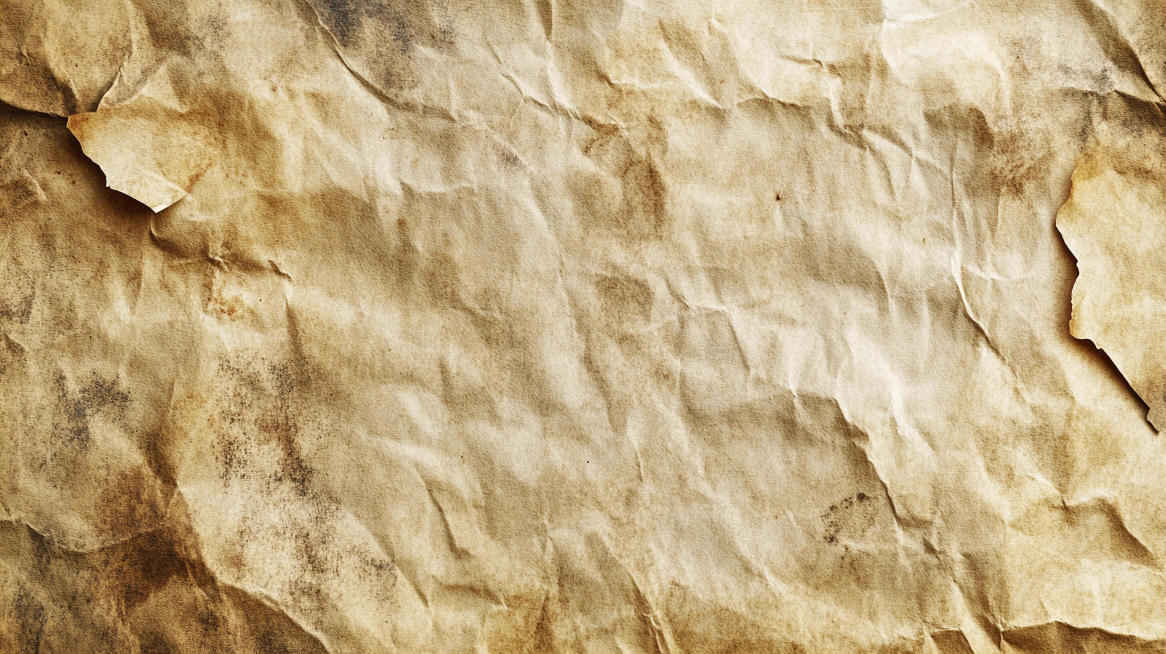
#> input picture tools/ref/parchment_vecteezy.jpg, 3497 x 1960 px (shown at 1/3 size)
$ python make_menu_book_v22.py
#> lines starting #> are read from the running program, lines starting #| are printed output that depends on the picture
#> in make_book_pages, photo is the input picture: PIL image 3497x1960 RGB; mean R, G, B 194.1, 170.7, 129.5
#!/usr/bin/env python3
## Generator halaman buku menu THE GIANT v22 (Opsi B, diegetic desk).
##
## v22 mengganti menu kertas-tempel (v19-v21) dengan BUKU JAGA FISIK
## yang tergeletak di atas meja pos: kamera menyorot meja, buku adalah
## menu-nya, lentera fisik di samping buku. Halaman buku harus bisa
## dibaca dengan tinta GELAP (ketikan mesin tik), jadi kertasnya dibuat
## JAUH LEBIH TERANG dari ledger v20/v21 (yang gelap karena teksnya
## putih). Zona teks dibuat tenang (blur ringan di tengah), kerut dan
## noda foto tetap di tepi.
##
## REFERENSI PER SPRITE (sama seperti v20, jangan ganti sumber):
##   menu_book_page_l/r.png — halaman kiri/kanan buku terbuka:
##     * Foto asli: parchment_vecteezy.jpg di tools/ref/ (Vecteezy
##       free photo 57329614, "distressed paper texture", 3497x1960).
##       Crop tengah foto (kerut + noda), di-grade TERANG ke tulang
##       hangat (bukan gelap seperti ledger v20): darken 0.88,
##       green 1.02. Tengah halaman di-blur (radius 6) supaya garis
##       teks tidak bertabrakan dengan kerut foto (kritik #1: tekstur
##       kusut di belakang tombol terlalu ramai). Tepi sobek alpha
##       (irregular, ~14px) meniru tepi sobek foto. Kanan = flip
##       horizontal kiri (kreasi beda, satu sumber).
##     * Grain: tile grain_mb000.png (high-pass foto kabut Sumatra,
##       sama seperti v20), bukan noise acak.
##   menu_form_page.png — lembar formulir Peralatan Pos (layar Options):
##     * Foto kertas yang SAMA, crop beda yang lebih tenang, grade
##       terang (darken 0.92). Dipakai sebagai latar ScrollContainer
##       Options dengan teks tinta gelap.
##
## STATUS: masih kelas PLACEHOLDER (aturan aset Arya): kertas foto stok
## + teks typeset, bukan art final gambar tangan.
##
## Jalankan: python3 tools/make_menu_book_v22.py
## (seed tetap = hasil tetap; referensi di tools/ref/)

import random
from pathlib import Path

from PIL import Image, ImageDraw, ImageFilter

HERE = Path(__file__).resolve().parent
REF = HERE / "ref"
OUT = HERE.parent / "assets" / "sprites"
random.seed(22)

PARCHMENT = REF / "parchment_vecteezy.jpg"
GRAIN_TILE = REF / "grain_mb000.png"


def load_grain(w: int, h: int) -> Image.Image:
    """Tile grain dari foto kabut asli (high-pass, mean ~128)."""
    tile = Image.open(GRAIN_TILE).convert("L")
    out = Image.new("L", (w, h), 128)
    for y in range(0, h, tile.height):
        for x in range(0, w, tile.width):
            out.paste(tile, (x, y))
    return out.crop((0, 0, w, h))


def apply_sampled_grain(img: Image.Image, strength: int = 6) -> None:
    """Grain dari foto asli: overlay high-pass, bukan noise acak."""
    w, h = img.size
    g = load_grain(w, h)
    base = img.convert("RGBA")
    px = base.load()
    gp = g.load()
    for y in range(h):
        for x in range(w):
            d = (gp[x, y] - 128) * strength // 128
            if d == 0:
                continue
            r, gg, b, a = px[x, y]
            px[x, y] = (
                max(0, min(255, r + d)),
                max(0, min(255, gg + d)),
                max(0, min(255, b + d)),
                a,
            )
    img.paste(base, (0, 0))


def grade_paper_light(crop: Image.Image, w: int, h: int,
                      darken: float, green: float) -> Image.Image:
    """Foto kertas asli -> halaman buku TERANG (tinta gelap bisa dibaca):
    desaturasi ringan, sedikit gelapkan, geser hangat. Sama dengan
    grade_paper v20 tapi darken jauh lebih tinggi (0.88 vs 0.52)."""
#> called with w = 1024, h = 1024, darken = 0.88, green = 1.02
    img = crop.resize((w, h), Image.LANCZOS).convert("RGB")
    g = img.convert("L")
    img = Image.blend(img, Image.merge("RGB", (g, g, g)), 0.45)
    px = img.load()
    for y in range(h):
        for x in range(w):
            r, gg, b = px[x, y]
            r = int(r * darken)
            gg = int(gg * darken * green)
            b = int(b * darken * (2.0 - green) * 0.94)
            px[x, y] = (max(0, min(255, r)), max(0, min(255, gg)),
                        max(0, min(255, b)))
    return img.convert("RGBA")


def calm_center(img: Image.Image, margin: int = 130, radius: int = 7) -> None:
    """Tenangkan zona teks di tengah halaman: blur ringan supaya kerut
    foto tidak bertabrakan dengan huruf (kritik #1). Tepi tetap kasar."""
#> called with margin = 130, radius = 7
    w, h = img.size
#> w = 1024; h = 1024
    region = img.crop((margin, margin, w - margin, h - margin))
    region = region.filter(ImageFilter.GaussianBlur(radius))
    img.paste(region, (margin, margin))
#> img: PIL image 1024x1024 RGBA


def torn_edges(img: Image.Image, depth: int = 14) -> None:
    """Tepi sobek alpha (irregular) meniru tepi sobek foto asli."""
#> called with depth = 14
    w, h = img.size
#> w = 1024; h = 1024
    a = img.getchannel("A")
#> a: PIL image 1024x1024 L; every value is 255
    px = a.load()
    for x in range(w):
        for y in range(h):
            d_edge = min(x, w - 1 - x, y, h - 1 - y)
            if d_edge >= depth:
                continue
            # Sobekan tidak rata: ambang naik-turun pakai hash posisi.
            h1 = (x * 73 + y * 131) % 11
            if d_edge < h1:
                px[x, y] = 0
            elif d_edge < depth:
                px[x, y] = int(255 * (d_edge - h1 + 1) / (depth - h1 + 1))
    img.putalpha(a)


def make_book_pages() -> None:
    photo = Image.open(PARCHMENT).convert("RGB")
    # Crop tengah foto: kerut + noda, hindari sudut paling terang.
    crop = photo.crop((300, 250, 1324, 1274))
    left = grade_paper_light(crop, 1024, 1024, darken=0.88, green=1.02)
    calm_center(left)
    torn_edges(left)
    apply_sampled_grain(left, strength=5)
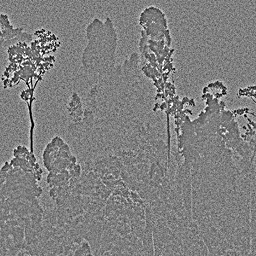
#> input picture tools/ref/grain_mb000.png, 256 x 256 px
#> in load_grain, tile is the input picture: PIL image 256x256 L; min 0, max 255, mean 127.6
#> in load_grain, `out = Image.new("L", (w, h), 128)`: out: PIL image 1024x1024 L; every value is 128
    left.save(OUT / "menu_book_page_l.png")
    print("menu_book_page_l.png", left.size)
#| menu_book_page_l.png (1024, 1024)
    right = left.transpose(Image.FLIP_LEFT_RIGHT)
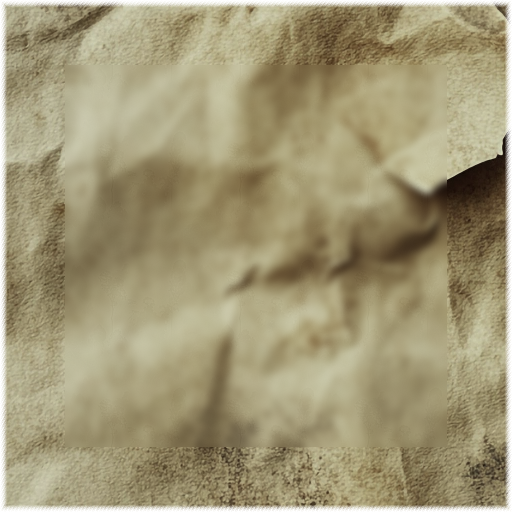
#> right: PIL image 1024x1024 RGBA (shown at 1/2 size); mean R, G, B, A 157.5, 147.5, 112.4, 245.6; transparent parts drawn white
    right.save(OUT / "menu_book_page_r.png")
    print("menu_book_page_r.png", right.size)
#| menu_book_page_r.png (1024, 1024)


def make_form_page() -> None:
    photo = Image.open(PARCHMENT).convert("RGB")
    # Crop yang lebih tenang (kanan bawah foto, kerut jarang).
    crop = photo.crop((1800, 900, 2568, 1924))
#> crop: PIL image 768x1024 RGB
    img = grade_paper_light(crop, 768, 1024, darken=0.92, green=1.0)
#> call 2 of grade_paper_light, with w = 768, h = 1024, darken = 0.92, green = 1
#> in grade_paper_light (call 2), `g = img.convert("L")`:
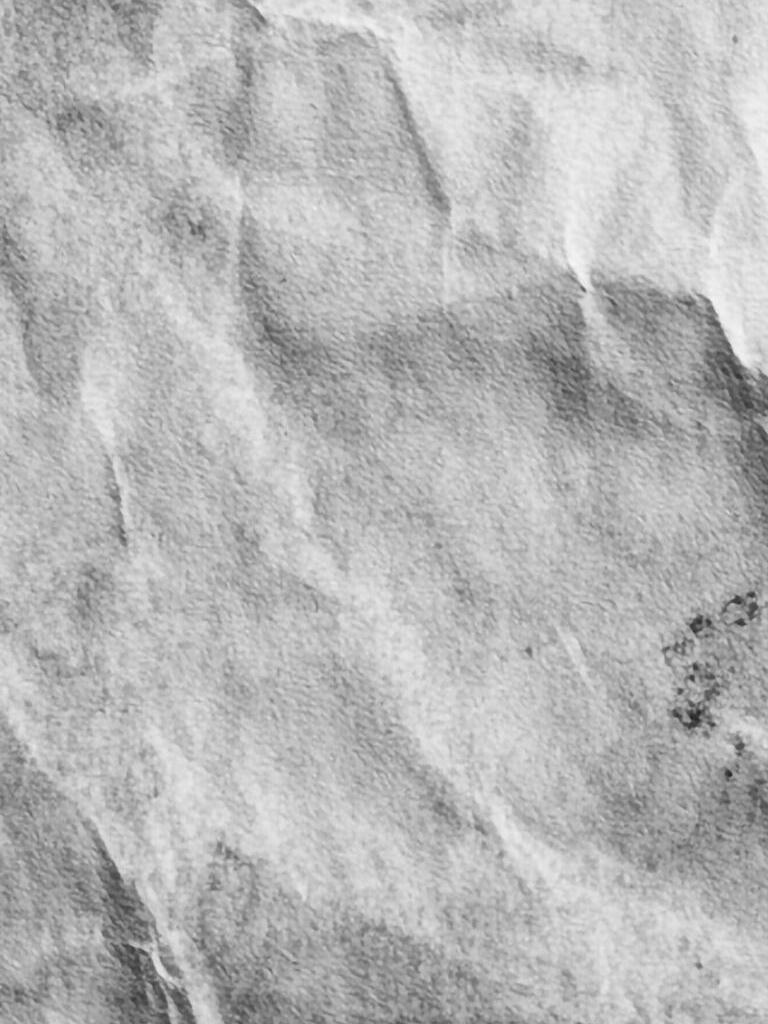
#> g: PIL image 768x1024 L; min 33, max 247, mean 183.1
#> in grade_paper_light (call 2), `img = Image.blend(img, Image.merge("RGB", (g, g, g)), 0.45)`:
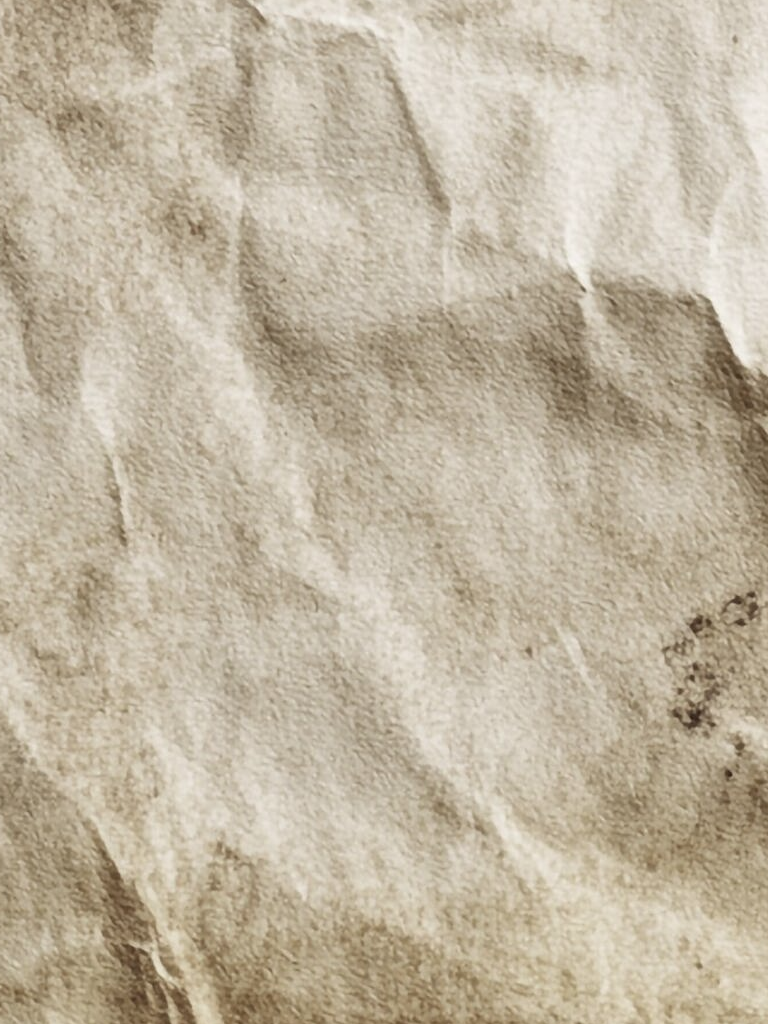
#> img: PIL image 768x1024 RGB; mean R, G, B 192.9, 181.5, 160.8
#> in grade_paper_light (call 2), `return img.convert("RGBA")`:
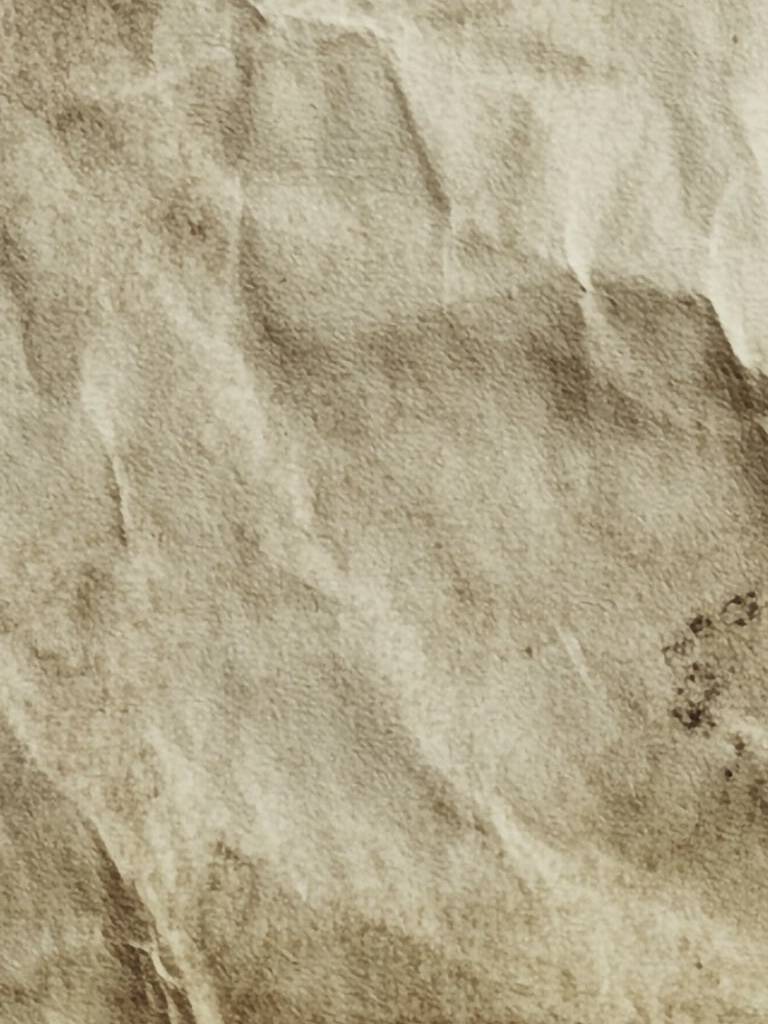
#> returned value: PIL image 768x1024 RGBA; mean R, G, B, A 177, 166.5, 138.6, 255
    calm_center(img, margin=90, radius=9)
#> call 2 of calm_center, with margin = 90, radius = 9
#> in calm_center (call 2), `region = region.filter(ImageFilter.GaussianBlur(radius))`:
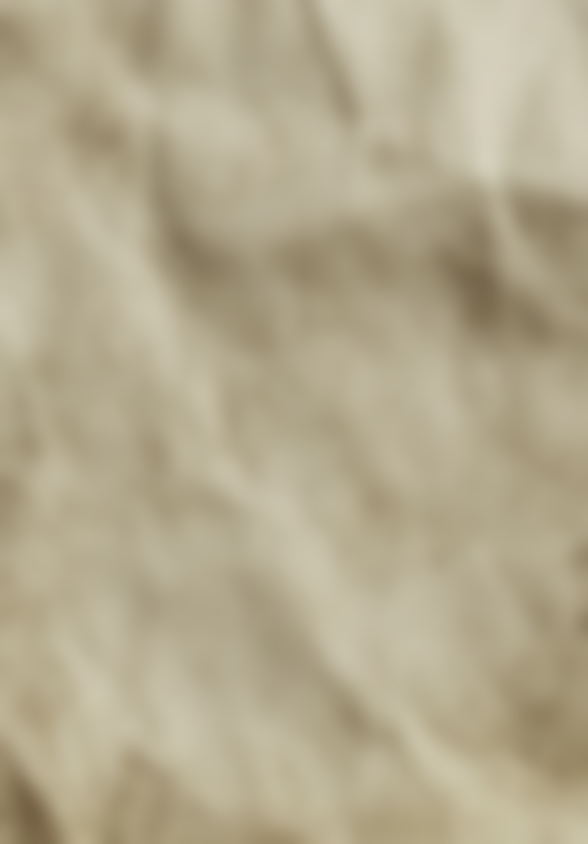
#> region: PIL image 588x844 RGBA; mean R, G, B, A 179.5, 169.7, 142.5, 255
    apply_sampled_grain(img, strength=4)
#> call 2 of load_grain, with w = 768, h = 1024
#> in load_grain (call 2), `out = Image.new("L", (w, h), 128)`: out: PIL image 768x1024 L; every value is 128
#> after the loop in load_grain (call 2), `for y in range(0, h, tile.height):`:
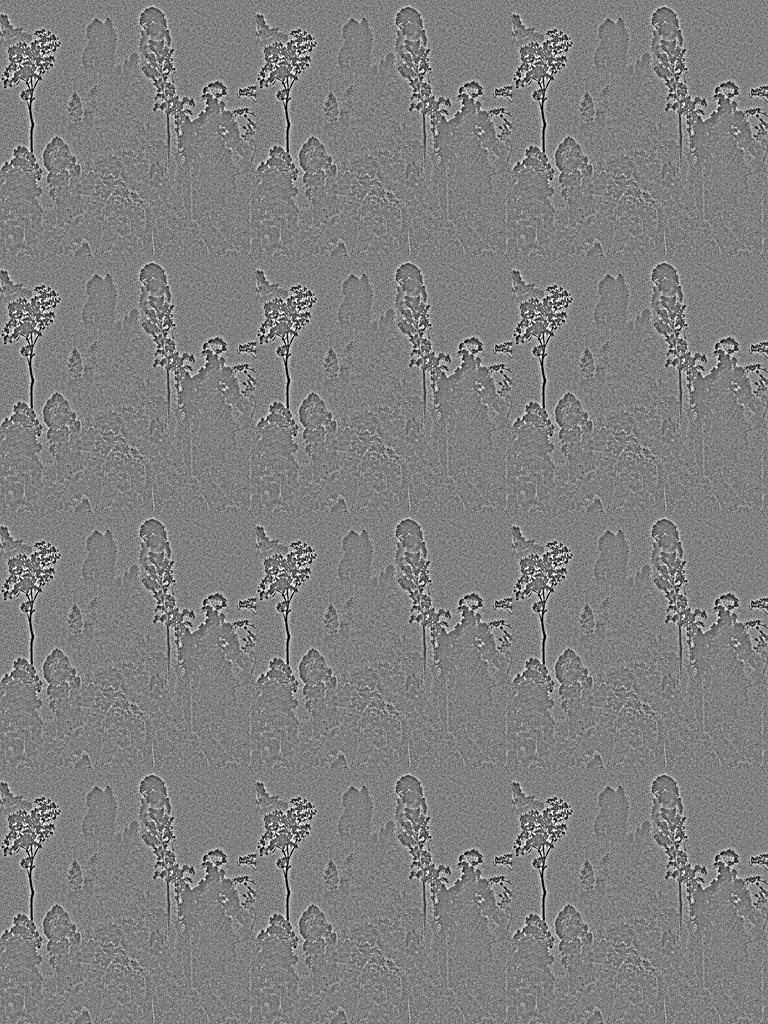
#> out: PIL image 768x1024 L; min 0, max 255, mean 127.6
    img.save(OUT / "menu_form_page.png")
    print("menu_form_page.png", img.size)
#| menu_form_page.png (768, 1024)


if __name__ == "__main__":
    make_book_pages()
    make_form_page()
